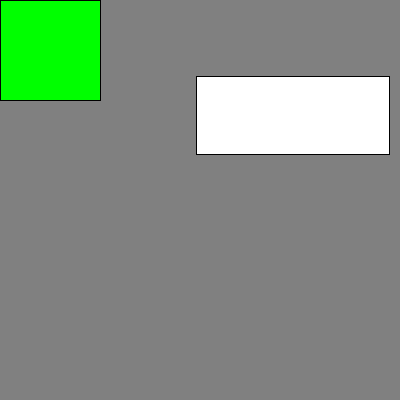
Frame 1 (no input)
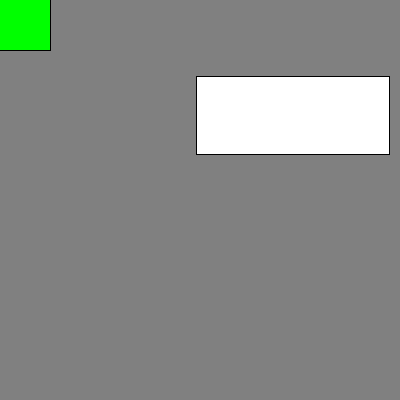
Frame 60 (the mouse pressed at the canvas centre just before this capture)
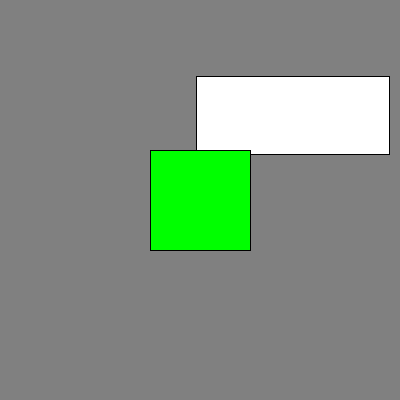
Frame 120 (the mouse held since frame 60 and released just before this capture)

The Processing sketch that drew these frames (run headless with seeded random() and noise(); from frame 60 on, the mouse is pressed at the canvas centre):

// Processing sketch: collision01
// ── collision01.pde
//要如何判斷碰撞: 正方形、三角形
float x1, y1, w1, h1;
float x2=0, y2=0, w2=100, h2=100;
void setup(){
  size(400,400);
  w1=random(300);
  h1=random(300);
  x1=random(400-w1);
  y1=random(400-h1);
}
void draw(){
  background(128);
  fill(255); rect(x1,y1,w1,h1);
  fill(0,255,0); rect(x2,y2,w2,h2);
  x2=mouseX-w2/2;
  y2=mouseY-h2/2;
}
